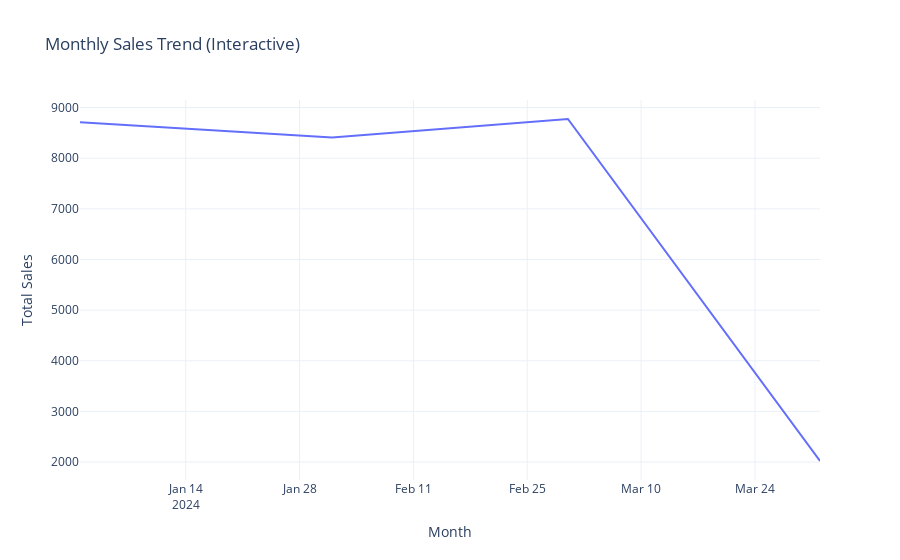

Notebook cell for this chart:
### Code cell
# --- Analysis 3: Monthly Sales Trend (Interactive Line Chart) ---
monthly_sales = df.groupby('Month')['Total'].sum().reset_index()
monthly_sales['Month'] = monthly_sales['Month'].astype(str)
fig_monthly_sales = px.line(
    monthly_sales, x='Month', y='Total',
    title='Monthly Sales Trend (Interactive)',
    labels={'Total': 'Total Sales'}, template='plotly_white'
)
fig_monthly_sales.update_traces(hovertemplate="Month: %{x}<br>Total Sales: %{y:.2f}")
fig_monthly_sales.show()

### Figure 1 — Plotly figure (JSON) as saved in the notebook; plotly's stock layout.template omitted (floating-point values rounded to 4 significant figures)
{"data": [{"hovertemplate": "Month: %{x}<br>Total Sales: %{y:.2f}", "legendgroup": "", "line": {"color": "#636efa", "dash": "solid"}, "marker": {"symbol": "circle"}, "mode": "lines", "name": "", "orientation": "v", "showlegend": false, "type": "scatter", "x": ["2024-01", "2024-02", "2024-03", "2024-04"], "xaxis": "x", "y": [8711.0, 8410.0, 8774.0, 2021.0], "yaxis": "y"}], "layout": {"legend": {"tracegroupgap": 0}, "title": {"text": "Monthly Sales Trend (Interactive)"}, "xaxis": {"anchor": "y", "domain": [0, 1], "title": {"text": "Month"}}, "yaxis": {"anchor": "x", "domain": [0, 1], "title": {"text": "Total Sales"}}}}
